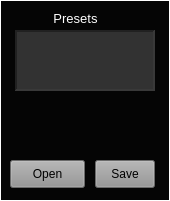
  <widget class="CustomFrame" name="frame_MSOsynth_Presetes">
   <property name="geometry">
    <rect>
     <x>240</x>
     <y>5</y>
     <width>170</width>
     <height>201</height>
    </rect>
   </property>
   <property name="styleSheet">
    <string notr="true">color: rgb(255, 255, 255);
background-color: rgb(5, 5, 5);</string>
   </property>
   <property name="frameShape">
    <enum>QFrame::Panel</enum>
   </property>
   <property name="frameShadow">
    <enum>QFrame::Plain</enum>
   </property>
   <property name="midLineWidth">
    <number>1</number>
   </property>
   <widget class="CustomButton" name="pushButton_MSOsynth_PresetSave">
    <property name="geometry">
     <rect>
      <x>95</x>
      <y>160</y>
      <width>60</width>
      <height>28</height>
     </rect>
    </property>
    <property name="styleSheet">
     <string notr="true">background-color: rgb(148, 148, 148);
color: rgb(0, 0, 0);</string>
    </property>
    <property name="text">
     <string>Save</string>
    </property>
   </widget>
   <widget class="CustomButton" name="pushButton_MSOsynth_PresetOpen">
    <property name="geometry">
     <rect>
      <x>10</x>
      <y>160</y>
      <width>75</width>
      <height>28</height>
     </rect>
    </property>
    <property name="styleSheet">
     <string notr="true">background-color: rgb(148, 148, 148);
color: rgb(0, 0, 0);</string>
    </property>
    <property name="text">
     <string>Open</string>
    </property>
   </widget>
   <widget class="QTextEdit" name="textEdit_MSOsynth_PresetText">
    <property name="geometry">
     <rect>
      <x>15</x>
      <y>30</y>
      <width>140</width>
      <height>61</height>
     </rect>
    </property>
    <property name="focusPolicy">
     <enum>Qt::NoFocus</enum>
    </property>
    <property name="styleSheet">
     <string notr="true">background-color: rgb(50,50,50);</string>
    </property>
    <property name="frameShape">
     <enum>QFrame::Panel</enum>
    </property>
    <property name="lineWidth">
     <number>2</number>
    </property>
    <property name="midLineWidth">
     <number>2</number>
    </property>
    <property name="readOnly">
     <bool>true</bool>
    </property>
   </widget>
   <widget class="QLabel" name="label_7">
    <property name="geometry">
     <rect>
      <x>30</x>
      <y>10</y>
      <width>91</width>
      <height>16</height>
     </rect>
    </property>
    <property name="font">
     <font>
      <pointsize>10</pointsize>
     </font>
    </property>
    <property name="styleSheet">
     <string notr="true">color: rgb(255, 255, 255);</string>
    </property>
    <property name="text">
     <string>Presets</string>
    </property>
    <property name="alignment">
     <set>Qt::AlignCenter</set>
    </property>
   </widget>
  </widget>
